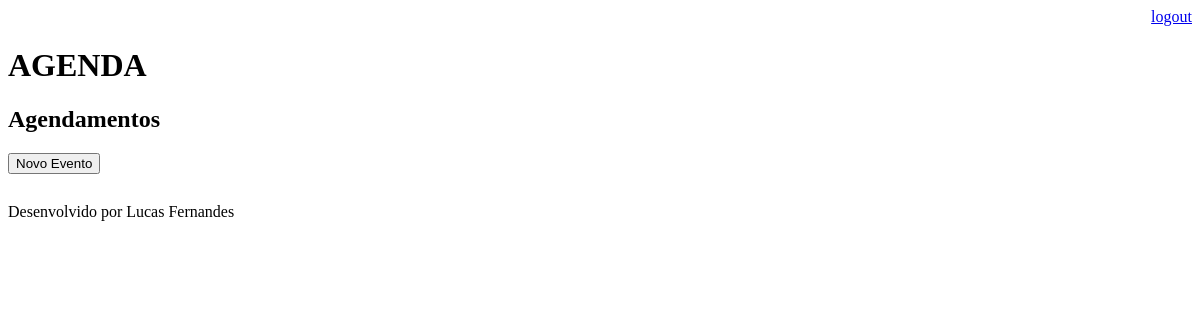
Before: /agenda/ (signed in) with the older database file.
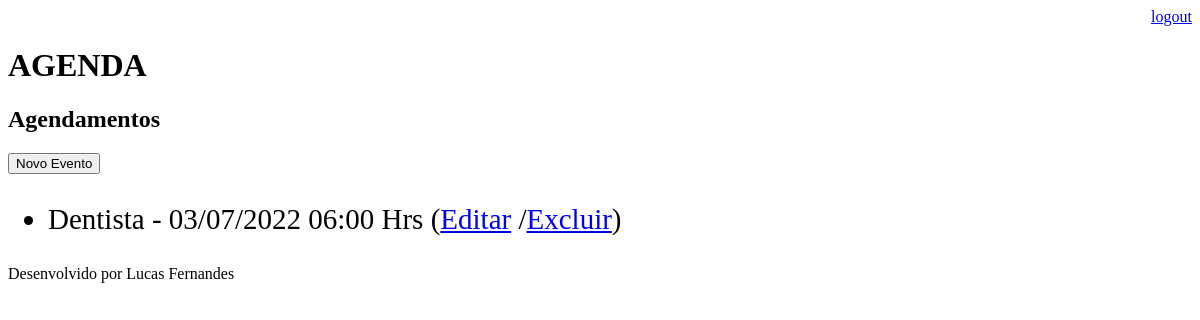
After: the same page with the newer database file.
### core/models.py (models this page shows, shortened)
class Evento(models.Model):
    titulo = models.CharField(max_length=100)
    descricao = models.TextField(blank=True, null=True)
    data_evento = models.DateTimeField(verbose_name='Data do Evento')
    data_criacao = models.DateTimeField(auto_now=True)
    usuario = models.ForeignKey(User, on_delete=models.CASCADE)
    class Meta:
        db_table = 'evento'
    def get_data_evento(self):
        return self.data_evento.strftime('%d/%m/%Y %H:%M Hrs')

### core/views.py (the view)
# urls.py: path('agenda/', views.lista_eventos),
@login_required(login_url='/login/')
def lista_eventos(request):
    user = request.user
    usuario = request.user
    evento = Evento.objects.filter(usuario=usuario)
    dados = {'eventos': evento}
    return render(request, 'agenda.html', dados)

### templates/agenda.html
{% extends "model-page.html" %}
{% block content %}
    <h2>Agendamentos</h2>
    <a href="evento">
        <button type="button">Novo Evento</button>
    </a>
    <ul style="font-size: 29px">
    {% for evento in eventos %}
        <li>
            {{evento.titulo}} - {{evento.get_data_evento}}
            (<a href="evento/?id={{ evento.id }}">Editar</a>
            /<a href="evento/delete/{{ evento.id }}/">Excluir</a>)
        </li>
    {% endfor %}
    </ul>
{% endblock %}

Changed rows visible on the page:
added Evento: titulo "Dentista", get_data_evento "03/07/2022 06:00 Hrs"
